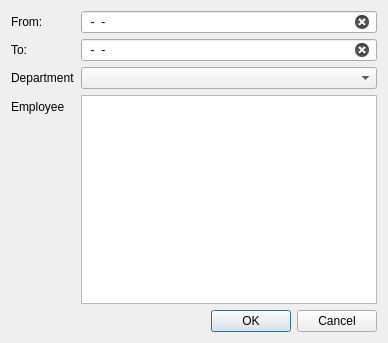
<?xml version="1.0" encoding="UTF-8"?>
<ui version="4.0">
 <class>Dialog</class>
 <widget class="QDialog" name="Dialog">
  <property name="geometry">
   <rect>
    <x>0</x>
    <y>0</y>
    <width>388</width>
    <height>343</height>
   </rect>
  </property>
  <property name="windowTitle">
   <string>New Transaction</string>
  </property>
  <property name="autoFillBackground">
   <bool>false</bool>
  </property>
  <layout class="QVBoxLayout" name="verticalLayout_2">
   <item>
    <layout class="QVBoxLayout" name="verticalLayout">
     <item>
      <layout class="QFormLayout" name="formLayout">
       <item row="1" column="0">
        <widget class="QLabel" name="label_4">
         <property name="text">
          <string>From:</string>
         </property>
         <property name="buddy">
          <cstring>fromdate</cstring>
         </property>
        </widget>
       </item>
       <item row="1" column="1">
        <widget class="QLineEdit" name="fromdate">
         <property name="inputMask">
          <string>00-00-00</string>
         </property>
         <property name="text">
          <string>--</string>
         </property>
         <property name="clearButtonEnabled">
          <bool>true</bool>
         </property>
        </widget>
       </item>
       <item row="2" column="0">
        <widget class="QLabel" name="label_6">
         <property name="text">
          <string>To:</string>
         </property>
         <property name="buddy">
          <cstring>todate</cstring>
         </property>
        </widget>
       </item>
       <item row="2" column="1">
        <widget class="QLineEdit" name="todate">
         <property name="inputMask">
          <string>00-00-00</string>
         </property>
         <property name="clearButtonEnabled">
          <bool>true</bool>
         </property>
        </widget>
       </item>
       <item row="3" column="0">
        <widget class="QLabel" name="label">
         <property name="text">
          <string>Department</string>
         </property>
         <property name="buddy">
          <cstring>department</cstring>
         </property>
        </widget>
       </item>
       <item row="3" column="1">
        <widget class="QComboBox" name="department"/>
       </item>
       <item row="4" column="0">
        <widget class="QLabel" name="label_2">
         <property name="text">
          <string>Employee</string>
         </property>
         <property name="buddy">
          <cstring>employee</cstring>
         </property>
        </widget>
       </item>
       <item row="4" column="1">
        <widget class="QListWidget" name="employee"/>
       </item>
      </layout>
     </item>
     <item>
      <widget class="QDialogButtonBox" name="buttonBox">
       <property name="orientation">
        <enum>Qt::Horizontal</enum>
       </property>
       <property name="standardButtons">
        <set>QDialogButtonBox::Cancel|QDialogButtonBox::Ok</set>
       </property>
      </widget>
     </item>
    </layout>
   </item>
  </layout>
 </widget>
 <resources/>
 <connections>
  <connection>
   <sender>buttonBox</sender>
   <signal>accepted()</signal>
   <receiver>Dialog</receiver>
   <slot>accept()</slot>
   <hints>
    <hint type="sourcelabel">
     <x>248</x>
     <y>254</y>
    </hint>
    <hint type="destinationlabel">
     <x>157</x>
     <y>274</y>
    </hint>
   </hints>
  </connection>
  <connection>
   <sender>buttonBox</sender>
   <signal>rejected()</signal>
   <receiver>Dialog</receiver>
   <slot>reject()</slot>
   <hints>
    <hint type="sourcelabel">
     <x>316</x>
     <y>260</y>
    </hint>
    <hint type="destinationlabel">
     <x>286</x>
     <y>274</y>
    </hint>
   </hints>
  </connection>
 </connections>
</ui>
